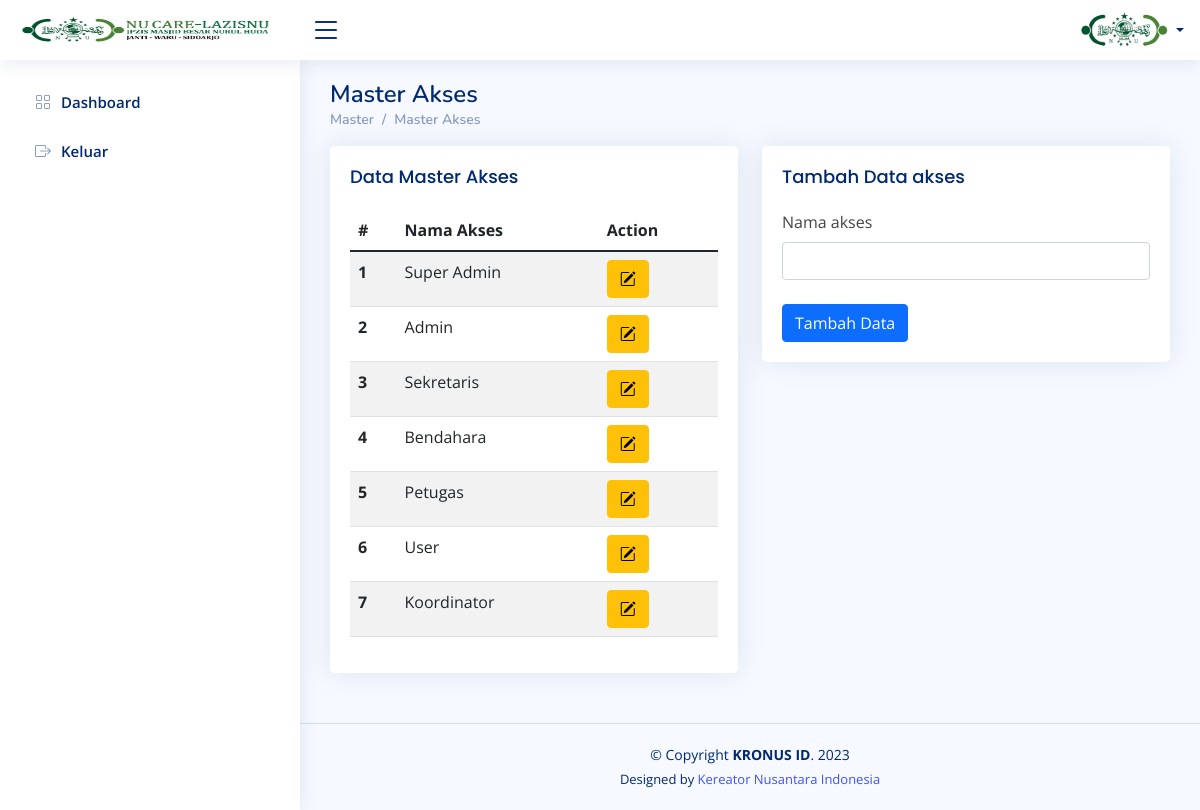
/index.php/master/master_akses, run on the app's committed database.
### tables this page shows
CREATE TABLE
    `tbl_master_akses` (
        `id_akses` int(255) NOT NULL,
        `nama_akses` varchar(20) DEFAULT NULL
    );

### application/views/template/conten.php (called while the page is built, shortened)
<?php
$this->load->view('template/header');
$this->load->view('template/navbar');
$this->load->view($conten);

### application/controllers/Master.php (called while the page is built, shortened)
<?php
class Master extends CI_Controller
{
    public function __construct()
    {
        $this->load->model('M_master', 'master');
    }
    public function master_akses()
    {
        $data = [
            'akses' => $this->session->userdata('level'),
            'name' => $this->session->userdata('nama'),
            'title' => 'Master Akses',
            'conten' => 'conten/master_akses',
            'master_akses' => $this->m_data->get_data('tbl_master_akses'),
            'headder_css' => array(
            ),
            'footer_js' => array(
            ),
        ];
        $this->load->view('template/conten', $data);
    }
}

### index.php (called while the page is built, shortened)
<?php
require_once BASEPATH.'core/CodeIgniter.php';

### application/models/M_data.php (called while the page is built, shortened)
<?php
class M_data extends CI_Model
{
  function get_data($table)
  {
    return $this->db->get($table);
  }
}

### application/views/conten/master_akses.php (the view, shortened to what this page needs)
<main id="main" class="main">
    <div class="pagetitle">
        <h1>Master Akses</h1>
        <nav>
            <ol class="breadcrumb">
                <li class="breadcrumb-item"><a href="<?= site_url('Master') ?>">Master</a></li>
                <li class="breadcrumb-item">Master Akses</li>
            </ol>
        </nav>
    </div>
    <section class="section">
        <div class="row">
            <div class="col-lg-6">
                <div class="card">
                    <div class="card-body">
                        <h5 class="card-title">Data Master Akses</h5>
                        <table class="table table-striped">
                            <thead>
                                <tr>
                                    <th scope="col">#</th>
                                    <th scope="col">Nama Akses</th>
                                    <th scope="col">Action</th>
                                </tr>
                            </thead>
                            <tbody>
                                <?php
                                $x = 1;
                                $no = 1;
                                foreach ($master_akses->result() as $row) { ?>
                                    <tr>
                                        <th scope="row"><?= $x++; ?></th>
                                        <td><?= $row->nama_akses ?></td>
                                        <td>
                                            <button type="button" class="btn btn-warning" title="Edit Data" data-bs-toggle="modal" data-bs-target="#basicModal<?= $no++; ?>"><i class="bi bi-pencil-square"></i></button>
                                        </td>
                                    </tr>
                                <?php } ?>
                            </tbody>
                        </table>
                    </div>
                </div>
            </div>
            <div class="col-lg-6">
                <div class="card">
                    <div class="card-body">
                        <h5 class="card-title">Tambah Data akses</h5>
                        <form action="<?= site_url('Master/tambah_akses') ?>" method="post">
                            <div class="col-12">
                                <label for="inputNanme4" class="form-label">Nama akses</label>
                                <input type="text" class="form-control" id="inputNanme4" name="nama_akses">
                            </div>
                            <br>
                            <button type="submit" class="btn btn-primary">Tambah Data</button>
                        </form>
                    </div>
                </div>
            </div>
        </div>
    </section>
</main>

### assets/template/assets/css/style.css (style rules this page uses)
:root { scroll-behavior: smooth; }
body { font-family: "Open Sans", sans-serif; background: #f6f9ff; color: #444444; }
a { color: #4154f1; text-decoration: none; }
h1, h2, h3, h4, h5, h6 { font-family: "Nunito", sans-serif; }
#main { margin-top: 60px; padding: 20px 30px; transition: all 0.3s; }
.pagetitle { margin-bottom: 10px; }
.pagetitle h1 { font-size: 24px; margin-bottom: 0; font-weight: 600; color: #012970; }
.card { margin-bottom: 30px; border: none; border-radius: 5px; box-shadow: 0px 0 30px rgba(1, 41, 112, 0.1); }
.card-title { padding: 20px 0 15px 0; font-size: 18px; font-weight: 500; color: #012970; font-family: "Poppins", sans-serif; }
.card-body { padding: 0 20px 20px 20px; }
.breadcrumb { font-size: 14px; font-family: "Nunito", sans-serif; color: #899bbd; font-weight: 600; }
.breadcrumb a { color: #899bbd; transition: 0.3s; }
.breadcrumb .breadcrumb-item::before { color: #899bbd; }
@media (min-width: 1200px) { #main, #footer { margin-left: 300px; } }

### data on the page
tbl_master_akses: nama_akses "Super Admin"
tbl_master_akses: nama_akses "Admin"
tbl_master_akses: nama_akses "Sekretaris"
tbl_master_akses: nama_akses "Bendahara"
tbl_master_akses: nama_akses "Petugas"
tbl_master_akses: nama_akses "User"
tbl_master_akses: nama_akses "Koordinator"
